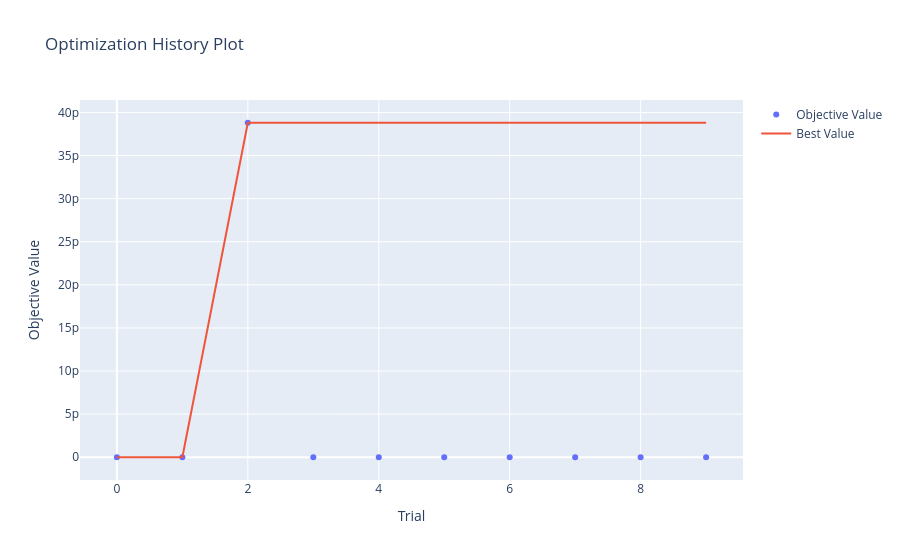
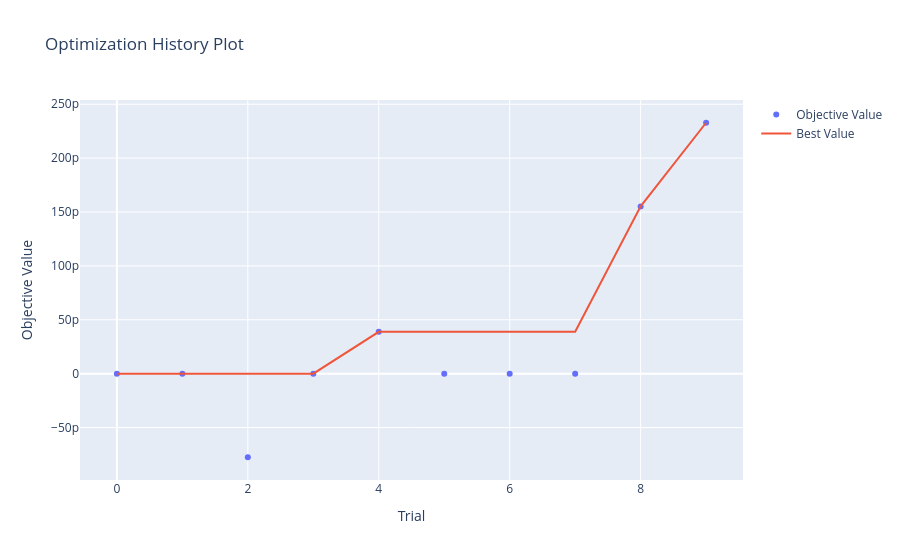
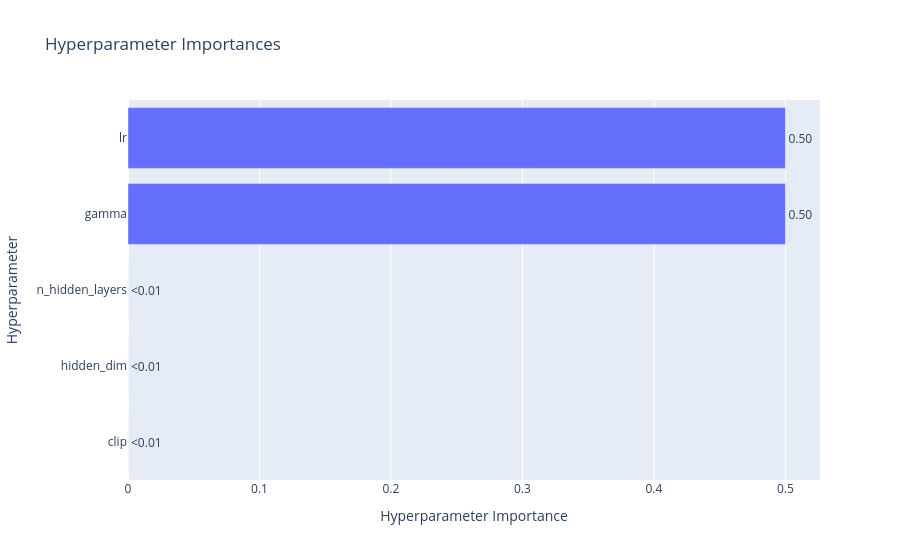

Write notebook code for charts like these, in order.
### Code cell
class PPOAgent:
    def __init__(self, state_dim, action_dim, gamma=0.99, clip=0.2, lr=1e-4, hidden_dim=64, n_hidden_layers=2):
        self.gamma = gamma
        self.clip = clip
        
        def make_mlp(input_dim, output_dim, hidden_dim, n_layers):
            layers = []
            in_dim = input_dim
            for _ in range(n_layers):
                layers.append(nn.Linear(in_dim, hidden_dim))
                layers.append(nn.ReLU())
                in_dim = hidden_dim
            layers.append(nn.Linear(hidden_dim, output_dim))
            return nn.Sequential(*layers)
        
        self.actor = nn.Sequential(
            *make_mlp(state_dim, action_dim, hidden_dim, n_hidden_layers),
            nn.Softmax(dim=-1)
        )
        
        self.critic = make_mlp(state_dim, 1, hidden_dim, n_hidden_layers)
        
        self.optimizer_actor = optim.Adam(self.actor.parameters(), lr=lr)
        self.optimizer_critic = optim.Adam(self.critic.parameters(), lr=lr)

    def select_action(self, state):
        state = torch.FloatTensor(state).unsqueeze(0)
        probs = self.actor(state)
        dist = torch.distributions.Categorical(probs)
        action = dist.sample()
        return action.item(), dist.log_prob(action)

    def compute_returns(self, rewards, dones, next_value):
        returns = []
        R = next_value
        for r, d in zip(reversed(rewards), reversed(dones)):
            R = r + self.gamma * R * (1 - d)
            returns.insert(0, R)
        return returns

    def update(self, trajectories):
        states, actions, log_probs_old, rewards, next_states, dones = zip(*trajectories)

        states = torch.FloatTensor(states)
        actions = torch.LongTensor(actions)
        old_log_probs = torch.stack(log_probs_old).detach()
        dones = torch.FloatTensor(dones)
        next_states = torch.FloatTensor(next_states)

        with torch.no_grad():
            next_value = self.critic(next_states[-1]).item()
            returns = self.compute_returns(rewards, dones, next_value)
            returns = torch.FloatTensor(returns)
            advantages = returns - self.critic(states).squeeze()

        for _ in range(4):  # multiple epochs
            probs = self.actor(states)
            dist = torch.distributions.Categorical(probs)
            log_probs = dist.log_prob(actions)

            ratio = (log_probs - old_log_probs).exp()
            surr1 = ratio * advantages
            surr2 = torch.clamp(ratio, 1 - self.clip, 1 + self.clip) * advantages

            actor_loss = -torch.min(surr1, surr2).mean()
            critic_loss = nn.MSELoss()(self.critic(states).squeeze(), returns)

            self.optimizer_actor.zero_grad()
            actor_loss.backward()
            self.optimizer_actor.step()

            self.optimizer_critic.zero_grad()
            critic_loss.backward()
            self.optimizer_critic.step()

def plot_ppo_performance(agent, env):
    state = env.reset()
    portfolio_values = []

    done = False
    while not done:
        action, _ = agent.select_action(state)
        state, reward, done, _ = env.step(action)
        portfolio_values.append(env.get_value())  # Assuming your env has get_value()

    plt.plot(portfolio_values)
    plt.title("PPO Agent Portfolio Value")
    plt.xlabel("Time Step")
    plt.ylabel("Portfolio Value")
    plt.grid(True)
    plt.show()

    return portfolio_values

def optimize_ppo(trial, prices):
    gamma = trial.suggest_float('gamma', 0.85, 0.999)
    clip = trial.suggest_float('clip', 0.1, 0.3)
    lr = trial.suggest_float('lr', 1e-5, 1e-3, log=True)
    hidden_dim = trial.suggest_int('hidden_dim', 32, 128)
    n_hidden_layers = trial.suggest_int('n_hidden_layers', 1, 2)

    env = TradingEnv(prices)
    agent = PPOAgent(state_dim=env.window_size, action_dim=3, gamma=gamma, clip=clip, 
                     lr=lr, hidden_dim=hidden_dim, n_hidden_layers=n_hidden_layers)

    rewards_per_episode = []

    for ep in range(consts.EPISODES):
        state = env.reset()
        done = False
        total_reward = 0
        trajectories = []

        while not done:
            action, log_prob = agent.select_action(state)
            next_state, reward, done, _ = env.step(action)
            trajectories.append((state, action, log_prob, reward, next_state, done))
            state = next_state
            total_reward += reward

        agent.update(trajectories)
        rewards_per_episode.append(total_reward)

    return np.mean(rewards_per_episode[-3:])

def plot_ppo_res():
    portfolio_vals_arr = []
    for df in stock_dfs[:consts.RL_LIMIT]:
        prices = df['Close'].values
        env = TradingEnv(prices)
        study = optuna.create_study(direction='maximize')
        study.optimize(lambda trial: optimize_ppo(trial, prices), n_trials=10)

        best_params = study.best_trial.params

        try:
            fig = vis.plot_optimization_history(study)
            fig.show()

            fig2 = vis.plot_param_importances(study)
            fig2.show()
        except Exception:
            # since the number of trials and episodes are relatively small, optuna sometimes returns an error
            print("Error during plotting")

        print("Best PPO params:", study.best_trial.params)

        agent = PPOAgent(state_dim=env.window_size, action_dim=3,
                        gamma=best_params['gamma'], clip=best_params['clip'],
                        lr=best_params['lr'], hidden_dim=best_params['hidden_dim'],
                        n_hidden_layers=best_params['n_hidden_layers'])

        portfolio_values = plot_ppo_performance(agent, env)
        portfolio_vals_arr.append(portfolio_values)

        for i, portfolio_values in enumerate(portfolio_vals_arr):
            plt.plot(portfolio_values, label=f'Run {i+1}')

        plt.title('Portfolio Values Over Time')
        plt.xlabel('Time Step')
        plt.ylabel('Portfolio Value')
        plt.legend()
        plt.grid(True)
        plt.show() 

plot_ppo_res()

### Figure 1 — Plotly figure (JSON) as saved in the notebook; plotly's stock layout.template omitted (floating-point values rounded to 4 significant figures)
{"data": [{"mode": "markers", "name": "Objective Value", "type": "scatter", "x": [0, 1, 2, 3, 4, 5, 6, 7, 8, 9], "y": [0, 0, 3.881e-11, 0, 0, 0, 0, 0, 0, 0]}, {"mode": "lines", "name": "Best Value", "type": "scatter", "x": [0, 1, 2, 3, 4, 5, 6, 7, 8, 9], "y": [0, 0, 3.881e-11, 3.881e-11, 3.881e-11, 3.881e-11, 3.881e-11, 3.881e-11, 3.881e-11, 3.881e-11]}, {"marker": {"color": "#cccccc"}, "mode": "markers", "name": "Infeasible Trial", "showlegend": false, "type": "scatter", "x": [], "y": []}], "layout": {"title": {"text": "Optimization History Plot"}, "xaxis": {"title": {"text": "Trial"}}, "yaxis": {"title": {"text": "Objective Value"}}}}

### Figure 2 — Plotly figure (JSON) as saved in the notebook; plotly's stock layout.template omitted (floating-point values rounded to 4 significant figures)
{"data": [{"mode": "markers", "name": "Objective Value", "type": "scatter", "x": [0, 1, 2, 3, 4, 5, 6, 7, 8, 9], "y": [0, 0, -7.761e-11, 0, 3.881e-11, 0, 0, 0, 1.552e-10, 2.328e-10]}, {"mode": "lines", "name": "Best Value", "type": "scatter", "x": [0, 1, 2, 3, 4, 5, 6, 7, 8, 9], "y": [0, 0, 0, 0, 3.881e-11, 3.881e-11, 3.881e-11, 3.881e-11, 1.552e-10, 2.328e-10]}, {"marker": {"color": "#cccccc"}, "mode": "markers", "name": "Infeasible Trial", "showlegend": false, "type": "scatter", "x": [], "y": []}], "layout": {"title": {"text": "Optimization History Plot"}, "xaxis": {"title": {"text": "Trial"}}, "yaxis": {"title": {"text": "Objective Value"}}}}

### Figure 3 — Plotly figure (JSON) as saved in the notebook; plotly's stock layout.template omitted (floating-point values rounded to 4 significant figures)
{"data": [{"cliponaxis": false, "hovertemplate": ["clip (FloatDistribution): 0.0<extra></extra>", "hidden_dim (IntDistribution): 0.0<extra></extra>", "n_hidden_layers (IntDistribution): 0.0<extra></extra>", "gamma (FloatDistribution): 0.5<extra></extra>", "lr (FloatDistribution): 0.5<extra></extra>"], "name": "Objective Value", "orientation": "h", "text": ["<0.01", "<0.01", "<0.01", "0.50", "0.50"], "textposition": "outside", "type": "bar", "x": [0, 0, 0, 0.5, 0.5], "y": ["clip", "hidden_dim", "n_hidden_layers", "gamma", "lr"]}], "layout": {"title": {"text": "Hyperparameter Importances"}, "xaxis": {"title": {"text": "Hyperparameter Importance"}}, "yaxis": {"title": {"text": "Hyperparameter"}}}}
